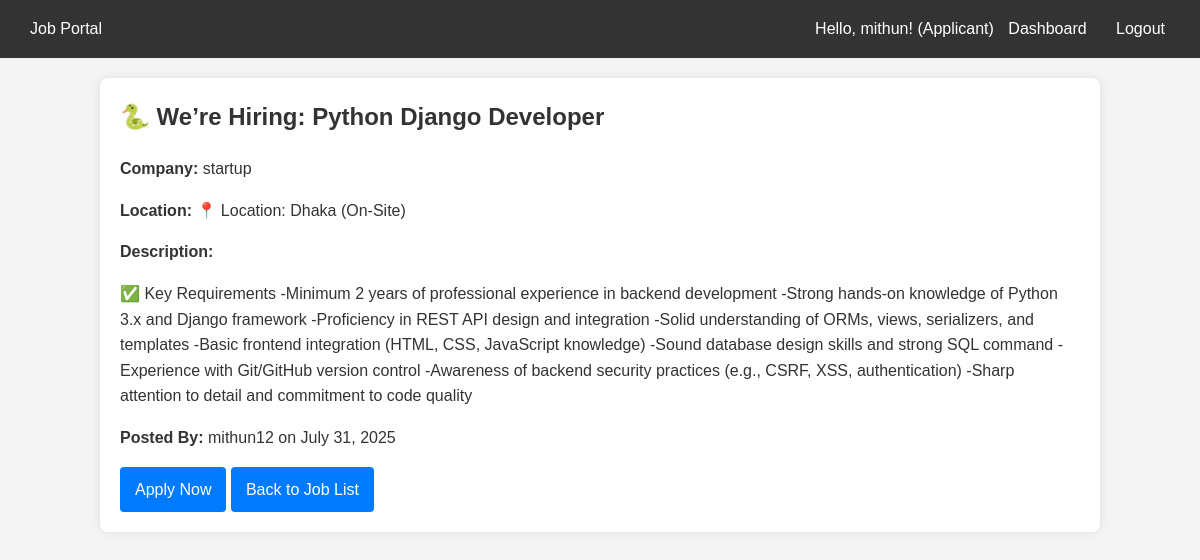
/jobs/1/ (signed in), run on an earlier commit of the app's database.
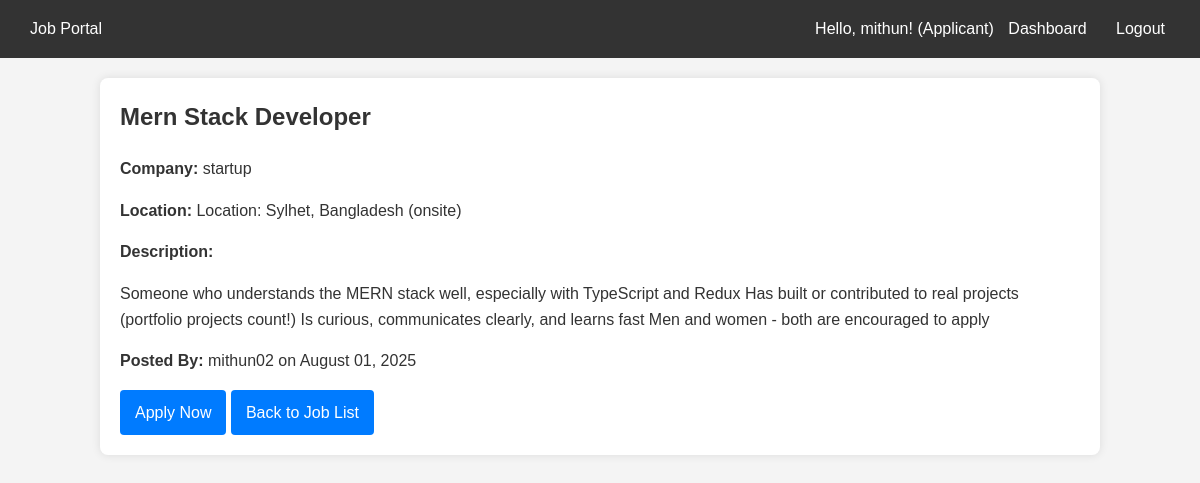
And on a later commit of the database.
### jobs/models.py (models this page shows, shortened)
class Job(models.Model):
    title = models.CharField(max_length=255)
    company_name = models.CharField(max_length=255)
    location = models.CharField(max_length=255)
    description = models.TextField()
    posted_by = models.ForeignKey(User, on_delete=models.CASCADE, related_name='posted_jobs')
    created_at = models.DateTimeField(auto_now_add=True)

class User(AbstractUser):
    ROLE_CHOICES = (
        ('applicant', 'Applicant'),
        ('employer', 'Employer'),
    )
    role = models.CharField(max_length=20, choices=ROLE_CHOICES, default='applicant')

### jobs/views.py (the view)
# urls.py: path('jobs/<int:job_id>/', job_views.job_detail, name='job_detail'),
@login_required
def job_detail(request, job_id):
    job = get_object_or_404(Job, id=job_id)
    return render(request, 'jobs/job_detail.html', {'job': job})

### jobs/templates/jobs/job_detail.html (shortened to what this page needs)
{% extends 'jobs/base.html' %}
{% block content %}
    <h2>{{ job.title }}</h2>
    <p><strong>Company:</strong> {{ job.company_name }}</p>
    <p><strong>Location:</strong> {{ job.location }}</p>
    <p><strong>Description:</strong></p>
    <p>{{ job.description }}</p>
    <p><strong>Posted By:</strong> {{ job.posted_by.username }} on {{ job.created_at|date:"F d, Y" }}</p>
    <a href="{% url 'apply_for_job' job.id %}" class="btn btn-primary">Apply Now</a>
    <a href="{% url 'job_list' %}" class="btn">Back to Job List</a>
{% endblock %}

What changed in the data, as far as the page shows it:
changed Job "startup": title "🐍 We’re Hiring: Python Django Developer" → "Mern Stack Developer"; location "📍 Location: Dhaka (On-Site)" → "Location: Sylhet, Bangladesh (onsite)"; description "✅ Key Requirements -Minimum 2 years of professional experience in backend development -Strong hands-on knowledge of Python 3.x and Django framework -Proficiency in REST API design and integration -Solid understanding of ORMs, views, serializers, and templates -Basic frontend integration (HTML, CSS, JavaScript knowledge) -Sound database design skills and strong SQL command -Experience with Git/GitHub version control -Awareness of backend security practices (e.g., CSRF, XSS, authentication) -Sharp attention to detail and commitment to code quality" → "Someone who understands the MERN stack well, especially with TypeScript and Redux Has built or contributed to real projects (portfolio projects count!) Is curious, communicates clearly, and learns fast Men and women - both are encouraged to apply"; posted_by.username "mithun12" → "mithun02"; created_at "July 31, 2025" → "August 01, 2025"
